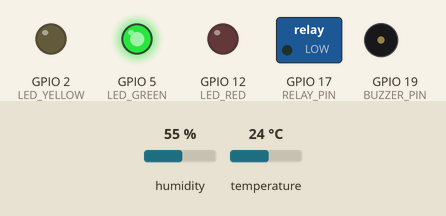
Recording of a sketch running on a simulated ESP32. Parts: switched loads named in the sketch (green lamp = pin HIGH), output pins drawn as LEDs (lit = HIGH), buzzer (waves = sounding, pin HIGH). The test bench sets the inputs (shaded band); at power-on: humidity 55 %, temperature 24 °C. WiFi joins after 1.5 s; servers stay silent unless stated; no MQTT or app messages arrive unless stated; what the sketch prints to the serial monitor is not drawn.

Above: at 2.7 s.
2.8 s: humidity set to 51 %
5.5 s: humidity set to 48 %
At 6.6 s:
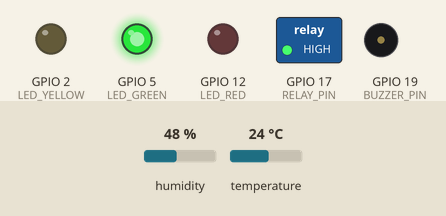
8.2 s: temperature set to 29.5 °C
10.9 s: temperature set to 30.4 °C
At 12.4 s:
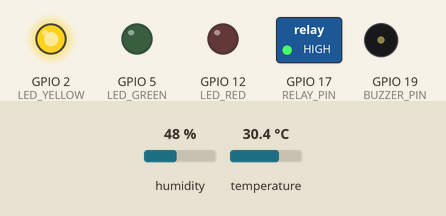
13.6 s: humidity set to 68 %
At 14.3 s:
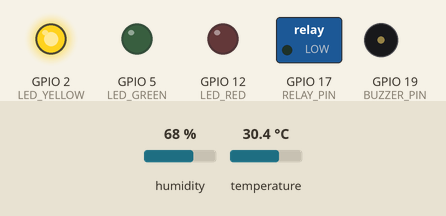
16.3 s: temperature set to 34.5 °C
19.0 s: temperature set to 35.4 °C
At 20.1 s:
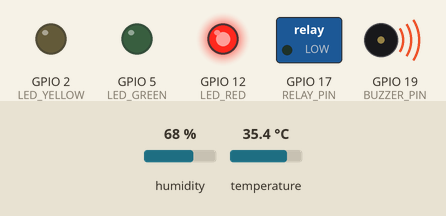
Timing chart, 0 to 22.0 s (numbered marks = the images above; inputs shaded):
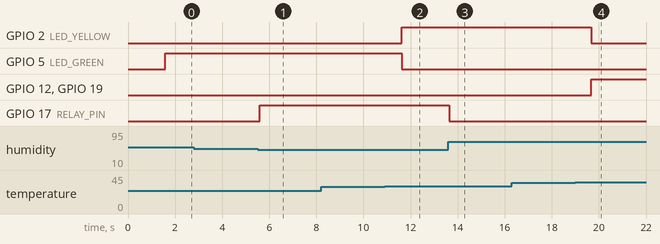

Measured:
- the behaviour switches between 50 and 49 % on humidity (found by bisection; images 0 and 1)
- the behaviour switches between 29.9 and 30 °C on temperature (found by bisection; images 1 and 2)
- the behaviour switches between 35 and 35.1 °C on temperature (found by bisection; images 3 and 4)
- after the input at 2.8 s, every drawn part: stays the same
- after the input at 5.5 s, GPIO 17 (RELAY_PIN): LOW → HIGH after 0.10 s
- after the input at 8.2 s, every drawn part: stays the same
- after the input at 10.9 s, GPIO 2 (LED_YELLOW): LOW → HIGH after 0.73 s; GPIO 5 (LED_GREEN): HIGH → LOW after 0.73 s
- after the input at 13.6 s, GPIO 17 (RELAY_PIN): HIGH → LOW at once
- after the input at 16.3 s, every drawn part: stays the same
- after the input at 19.0 s, GPIO 2 (LED_YELLOW): HIGH → LOW after 0.68 s; GPIO 12 (LED_RED), GPIO 19 (BUZZER_PIN): LOW → HIGH after 0.68 s

The sketch:

sketch.ino
```cpp
#include "DHTesp.h"
#include "PubSubClient.h"
#include "WiFi.h"

#define DHTPIN 18           // Pin DHT
#define DHTTYPE DHT22      // Tipe sensor DHT
#define LED_GREEN 5         // Pin LED Hijau
#define LED_YELLOW 2        // Pin LED Kuning
#define LED_RED 12          // Pin LED Merah
#define RELAY_PIN 17        // Pin Relay Pompa
#define BUZZER_PIN 19       // Pin Buzzer

DHTesp dhtSensor;

const char* ssid = "Wokwi-GUEST";
const char* pass = "";
const char* mqtt_server = "broker.hivemq.com"; // Alamat Broker MQTT

WiFiClient wifiClient;
PubSubClient mqtt(wifiClient);

void setup() {
  // Inisialisasi Serial Monitor
  Serial.begin(115200);

  // Inisialisasi DHT sensor
  dhtSensor.setup(DHTPIN, DHTesp::DHT22);

  // Konfigurasi pin untuk LED, Relay, dan Buzzer
  pinMode(LED_GREEN, OUTPUT);
  pinMode(LED_YELLOW, OUTPUT);
  pinMode(LED_RED, OUTPUT);
  pinMode(RELAY_PIN, OUTPUT);
  pinMode(BUZZER_PIN, OUTPUT);

  // Koneksi ke WiFi
  setup_wifi();

  // Set server MQTT
  mqtt.setServer(mqtt_server, 1883);
}

void setup_wifi() {
  delay(10);
  Serial.println("Connecting to WiFi...");
  WiFi.begin(ssid, pass);

  while (WiFi.status() != WL_CONNECTED) {
    delay(500);
    Serial.print(".");
  }
  Serial.println("Connected to WiFi!");
}

void reconnect() {
  // Loop sampai berhasil terkoneksi ke MQTT
  while (!mqtt.connected()) {
    Serial.print("Attempting MQTT connection...");
    if (mqtt.connect("ESP32Client")) {
      Serial.println("Connected to MQTT broker");
    } else {
      Serial.print("Failed, rc=");
      Serial.print(mqtt.state());
      Serial.println(" try again in 5 seconds");
      delay(5000);
    }
  }
}

void loop() {
  if (!mqtt.connected()) {
    reconnect();
  }
  mqtt.loop();

  // Membaca data suhu dan kelembapan
  TempAndHumidity data = dhtSensor.getTempAndHumidity();
  float temperature = data.temperature;
  float humidity = data.humidity;

  // Mengontrol pompa berdasarkan kelembapan
  bool pumpStatus = false;
  if (humidity < 50) {
    digitalWrite(RELAY_PIN, HIGH);  // Menyalakan Pompa
    pumpStatus = true;
  } else {
    digitalWrite(RELAY_PIN, LOW);   // Mematikan Pompa
    pumpStatus = false;
  }

  // Mengontrol LED dan Buzzer berdasarkan suhu
  if (temperature > 35) {
    digitalWrite(LED_RED, HIGH);    // Menyalakan LED Merah
    digitalWrite(LED_YELLOW, LOW);
    digitalWrite(LED_GREEN, LOW);
    digitalWrite(BUZZER_PIN, HIGH); // Menyalakan Buzzer
  } else if (temperature >= 30 && temperature <= 35) {
    digitalWrite(LED_YELLOW, HIGH); // Menyalakan LED Kuning
    digitalWrite(LED_RED, LOW);
    digitalWrite(LED_GREEN, LOW);
    digitalWrite(BUZZER_PIN, LOW);  // Mematikan Buzzer
  } else {
    digitalWrite(LED_GREEN, HIGH);  // Menyalakan LED Hijau
    digitalWrite(LED_RED, LOW);
    digitalWrite(LED_YELLOW, LOW);
    digitalWrite(BUZZER_PIN, LOW);  // Mematikan Buzzer
  }

  // Mengirim data ke MQTT jika data valid
  // Mengirim data ke MQTT jika data valid
if (!isnan(temperature) && !isnan(humidity)) {
  char payload[50]; // Sesuaikan ukuran buffer sesuai kebutuhan
  snprintf(payload, sizeof(payload), "{\"temperature\":%.2f,\"humidity\":%.2f,\"pump\":\"%s\"}", temperature, humidity, pumpStatus ? "ON" : "OFF");

  mqtt.publish("uts_iot_pasha", payload);

  Serial.print("Data sent to MQTT: ");
  Serial.println(payload);
}


  delay(2000); // Delay 2 detik sebelum loop berikutnya
}
```
